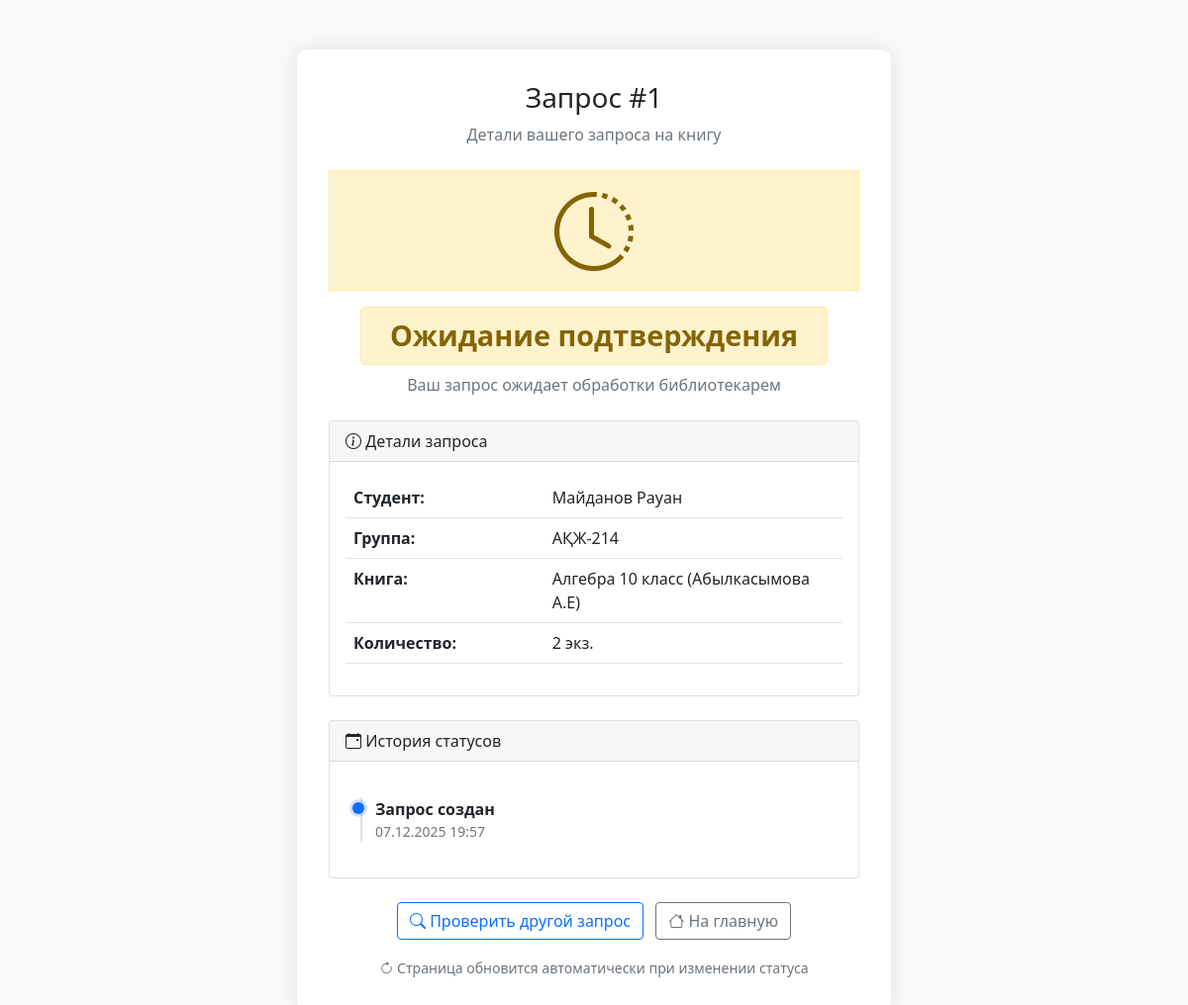
Screenshot of /check-status?request_id=1 with the database file from the repository.
### models.py (models this page shows, shortened)
class BookRequest(db.Model):
    __tablename__ = 'book_requests'
    id = db.Column(db.Integer, primary_key=True)
    request_number = db.Column(db.String(20), unique=True, nullable=True)
    student_id = db.Column(db.Integer, db.ForeignKey('students.id'), nullable=False)
    book_id = db.Column(db.Integer, db.ForeignKey('books.id'), nullable=False)
    request_date = db.Column(db.DateTime, nullable=False, default=db.func.now())  # Дата создания запроса
    issue_date = db.Column(db.DateTime)  # Дата выдачи (когда библиотекарь подтвердил)
    planned_return_date = db.Column(db.DateTime)  # Планируемая дата возврата (+90 минут)
    actual_return_date = db.Column(db.DateTime)  # Фактическая дата возврата
    quantity = db.Column(db.Integer, nullable=False, default=1)  # Количество взятых экземпляров
    status = db.Column(db.String(20), nullable=False, default='ожидание')  # статусы: ожидание, выдано, возвращено
    book = db.relationship('Book', backref='requests')

class Student(db.Model):
    __tablename__ = 'students'
    id = db.Column(db.Integer, primary_key=True)
    full_name = db.Column(db.String(100), nullable=False)  # ФИО
    group_id = db.Column(db.Integer, db.ForeignKey('groups.id'), nullable=False)
    book_requests = db.relationship('BookRequest', backref='student', lazy=True)

class Group(db.Model):
    __tablename__ = 'groups'
    id = db.Column(db.Integer, primary_key=True)
    name = db.Column(db.String(50), unique=True, nullable=False)  # Например: "АҚЖ-214"
    language = db.Column(db.String(10), nullable=False)  # "kz" или "ru"
    course = db.Column(db.Integer, nullable=False)  # 1 или 2
    students = db.relationship('Student', backref='group', lazy=True)

class Book(db.Model):
    __tablename__ = 'books'
    id = db.Column(db.Integer, primary_key=True)
    name = db.Column(db.String(200), nullable=False)  # Название книги
    author = db.Column(db.String(100), nullable=False)  # Автор книги
    year = db.Column(db.Integer, nullable=False)  # Год издания
    total_quantity = db.Column(db.Integer, nullable=False)  # Всего экземпляров
    available_quantity = db.Column(db.Integer, nullable=False)  # Доступно сейчас
    language = db.Column(db.String(10), nullable=False)  # Язык книги
    course = db.Column(db.Integer, nullable=False)  # Курс

### app.py (the view)
@app.route('/check-status', methods=['GET', 'POST'])
def check_status():
    print("=== check_status ===")
    request_input = None
    if request.method == 'POST':
        request_input = request.form.get('request_id', '').strip()
        print(f"POST запрос: {request_input}")
    else:
        request_input = request.args.get('request_id', '').strip()
        print(f"GET запрос: {request_input}")
    if request_input:
        if request_input.startswith('#'):
            request_input = request_input[1:]
        print(f"Ищем запрос: '{request_input}'")
        book_request = BookRequest.query.filter_by(request_number=request_input).first()
        if not book_request:
            try:
                request_id_int = int(request_input)
                book_request = BookRequest.query.get(request_id_int)
            except ValueError:
                pass
        if book_request:
            print(f"✅ Найден запрос: {book_request.request_number}")
            return render_template('status_result.html', book_request=book_request)
        else:
            print(f"❌ Запрос не найден: {request_input}")
            flash('Запрос не найден')
    return render_template('check_status.html')

### templates/status_result.html (shortened to what this page needs)
<!DOCTYPE html>
<html lang="ru">
<head>
    <link href="https://cdn.jsdelivr.net/npm/bootstrap@5.1.3/dist/css/bootstrap.min.css" rel="stylesheet">
    <link rel="stylesheet" href="https://cdn.jsdelivr.net/npm/bootstrap-icons@1.8.1/font/bootstrap-icons.css">
</head>
<body>
    <div class="container">
        <div class="status-card">
            <div class="text-center mb-4">
                <h3>Запрос #{{ book_request.id }}</h3>
                <p class="text-muted">Детали вашего запроса на книгу</p>
            </div>
            <div class="text-center mb-4">
                {% if book_request.status == 'ожидание' %}
                    <div class="status-icon status-waiting">
                        <i class="bi bi-clock-history"></i>
                    </div>
                    <h4><span class="badge status-badge status-waiting">Ожидание подтверждения</span></h4>
                    <p class="text-muted">Ваш запрос ожидает обработки библиотекарем</p>
                {% elif book_request.status == 'выдано' %}
                    <div class="status-icon status-issued">
                        <i class="bi bi-check-circle"></i>
                    </div>
                    <h4><span class="badge status-badge status-issued">Книга выдана</span></h4>
                    <p class="text-muted">Книга выдана, можете забирать</p>
                {% elif book_request.status == 'возвращено' %}
                    <div class="status-icon status-returned">
                        <i class="bi bi-arrow-return-left"></i>
                    </div>
                    <h4><span class="badge status-badge status-returned">Книга возвращена</span></h4>
                    <p class="text-muted">Книга успешно возвращена в библиотеку</p>
                {% endif %}
            </div>
            <div class="card mb-4">
                <div class="card-header">
                    <i class="bi bi-info-circle"></i> Детали запроса
                </div>
                <div class="card-body">
                    <table class="table">
                        <tr>
                            <th width="40%">Студент:</th>
                            <td>{{ book_request.student.full_name if book_request.student else 'Неизвестно' }}</td>
                        </tr>
                        <tr>
                            <th>Группа:</th>
                            <td>
                                {% if book_request.student and book_request.student.group %}
                                    {{ book_request.student.group.name }}
                                {% else %}
                                    -
                                {% endif %}
                            </td>
                        </tr>
                        <tr>
                            <th>Книга:</th>
                            <td>
                                {% if book_request.book %}
                                    {{ book_request.book.name }} ({{ book_request.book.author }})
                                {% else %}
                                    Книга удалена
                                {% endif %}
                            </td>
                        </tr>
                        <tr>
                            <th>Количество:</th>
                            <td>{{ book_request.quantity }} экз.</td>
                        </tr>
                    </table>
                </div>
            </div>
            <div class="card">
                <div class="card-header">
                    <i class="bi bi-calendar-event"></i> История статусов
                </div>
                <div class="card-body">
                    <div class="timeline">
                        <div class="timeline-item {% if book_request.status != 'ожидание' %}completed{% else %}active{% endif %}">
                            <strong>Запрос создан</strong>
                            <div class="text-muted small">
                                {{ book_request.request_date.strftime('%d.%m.%Y %H:%M') if book_request.request_date else 'Дата не указана' }}
                            </div>
                        </div>
                    </div>
                </div>
            </div>
            <div class="mt-4 text-center">
                <a href="{{ url_for('check_status') }}" class="btn btn-outline-primary me-2">
                    <i class="bi bi-search"></i> Проверить другой запрос
                </a>
                <a href="{{ url_for('index') }}" class="btn btn-outline-secondary">
                    <i class="bi bi-house"></i> На главную
                </a>
            </div>
            {% if book_request.status == 'ожидание' %}
            <div class="mt-3 text-center">
                <small class="text-muted">
                    <i class="bi bi-arrow-clockwise"></i> Страница обновится автоматически при изменении статуса
                </small>
            </div>
            {% endif %}
        </div>
    </div>
</body>
</html>

### templates/status_result.html (style rules this page uses)
body { background-color: #f8f9fa; }
.status-card { max-width: 600px; margin: 50px auto; padding: 2rem; background: white; border-radius: 10px; box-shadow: 0 0 20px rgba(0,0,0,0.1); }
.status-icon { font-size: 5rem; margin-bottom: 1rem; }
.status-badge { font-size: 1.2em; padding: 0.5em 1em; }
.status-waiting { background-color: #fff3cd; color: #856404; border: 1px solid #ffeaa7; }
.timeline { position: relative; padding-left: 30px; margin: 20px 0; }
.timeline::before { content: ''; position: absolute; left: 15px; top: 0; bottom: 0; width: 2px; background-color: #dee2e6; }
.timeline-item { position: relative; margin-bottom: 20px; }
.timeline-item::before { content: ''; position: absolute; left: -23px; top: 5px; width: 12px; height: 12px; border-radius: 50%; background-color: #6c757d; }
.timeline-item.active::before { background-color: #0d6efd; box-shadow: 0 0 0 3px rgba(13, 110, 253, 0.2); }

### rows the page displays
BookRequest: id "1", quantity "2", request_date "07.12.2025 19:57"
Student: student "Майданов Рауан"
Group: student.group.name "АҚЖ-214"
Book: book.name "Алгебра 10 класс", book.author "Абылкасымова А.Е"
